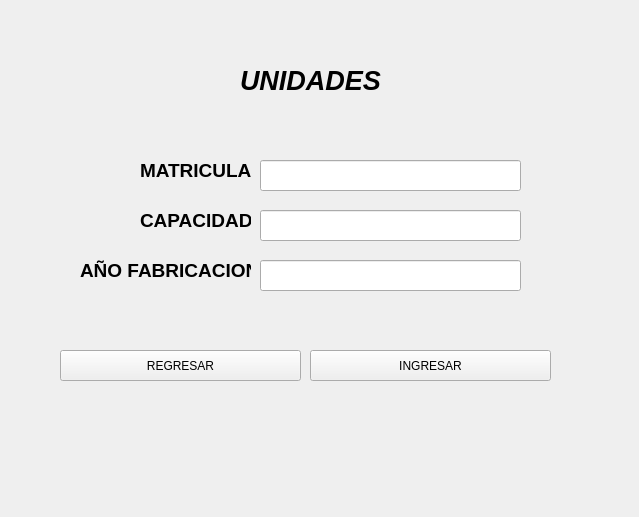
<?xml version="1.0" encoding="UTF-8"?>
<ui version="4.0">
 <class>Form</class>
 <widget class="QWidget" name="Form">
  <property name="geometry">
   <rect>
    <x>0</x>
    <y>0</y>
    <width>639</width>
    <height>517</height>
   </rect>
  </property>
  <property name="windowTitle">
   <string>Form</string>
  </property>
  <widget class="QLabel" name="label">
   <property name="geometry">
    <rect>
     <x>240</x>
     <y>70</y>
     <width>141</width>
     <height>21</height>
    </rect>
   </property>
   <property name="font">
    <font>
     <pointsize>20</pointsize>
     <weight>75</weight>
     <italic>true</italic>
     <bold>true</bold>
    </font>
   </property>
   <property name="text">
    <string>UNIDADES</string>
   </property>
  </widget>
  <widget class="QLabel" name="label_2">
   <property name="geometry">
    <rect>
     <x>140</x>
     <y>160</y>
     <width>111</width>
     <height>20</height>
    </rect>
   </property>
   <property name="font">
    <font>
     <pointsize>14</pointsize>
     <weight>75</weight>
     <italic>false</italic>
     <bold>true</bold>
    </font>
   </property>
   <property name="text">
    <string>MATRICULA</string>
   </property>
  </widget>
  <widget class="QLabel" name="label_3">
   <property name="geometry">
    <rect>
     <x>140</x>
     <y>210</y>
     <width>111</width>
     <height>20</height>
    </rect>
   </property>
   <property name="font">
    <font>
     <pointsize>14</pointsize>
     <weight>75</weight>
     <italic>false</italic>
     <bold>true</bold>
    </font>
   </property>
   <property name="text">
    <string>CAPACIDAD</string>
   </property>
  </widget>
  <widget class="QLabel" name="label_4">
   <property name="geometry">
    <rect>
     <x>80</x>
     <y>260</y>
     <width>171</width>
     <height>20</height>
    </rect>
   </property>
   <property name="font">
    <font>
     <pointsize>14</pointsize>
     <weight>75</weight>
     <italic>false</italic>
     <bold>true</bold>
    </font>
   </property>
   <property name="text">
    <string>AÑO FABRICACION</string>
   </property>
  </widget>
  <widget class="QLineEdit" name="lineEdit">
   <property name="geometry">
    <rect>
     <x>260</x>
     <y>160</y>
     <width>261</width>
     <height>31</height>
    </rect>
   </property>
  </widget>
  <widget class="QLineEdit" name="lineEdit_2">
   <property name="geometry">
    <rect>
     <x>260</x>
     <y>210</y>
     <width>261</width>
     <height>31</height>
    </rect>
   </property>
  </widget>
  <widget class="QLineEdit" name="lineEdit_3">
   <property name="geometry">
    <rect>
     <x>260</x>
     <y>260</y>
     <width>261</width>
     <height>31</height>
    </rect>
   </property>
  </widget>
  <widget class="QPushButton" name="bingresarUnidades">
   <property name="geometry">
    <rect>
     <x>310</x>
     <y>350</y>
     <width>241</width>
     <height>31</height>
    </rect>
   </property>
   <property name="text">
    <string>INGRESAR</string>
   </property>
  </widget>
  <widget class="QPushButton" name="bRegresarUnidades">
   <property name="geometry">
    <rect>
     <x>60</x>
     <y>350</y>
     <width>241</width>
     <height>31</height>
    </rect>
   </property>
   <property name="text">
    <string>REGRESAR</string>
   </property>
  </widget>
 </widget>
 <resources/>
 <connections/>
</ui>
